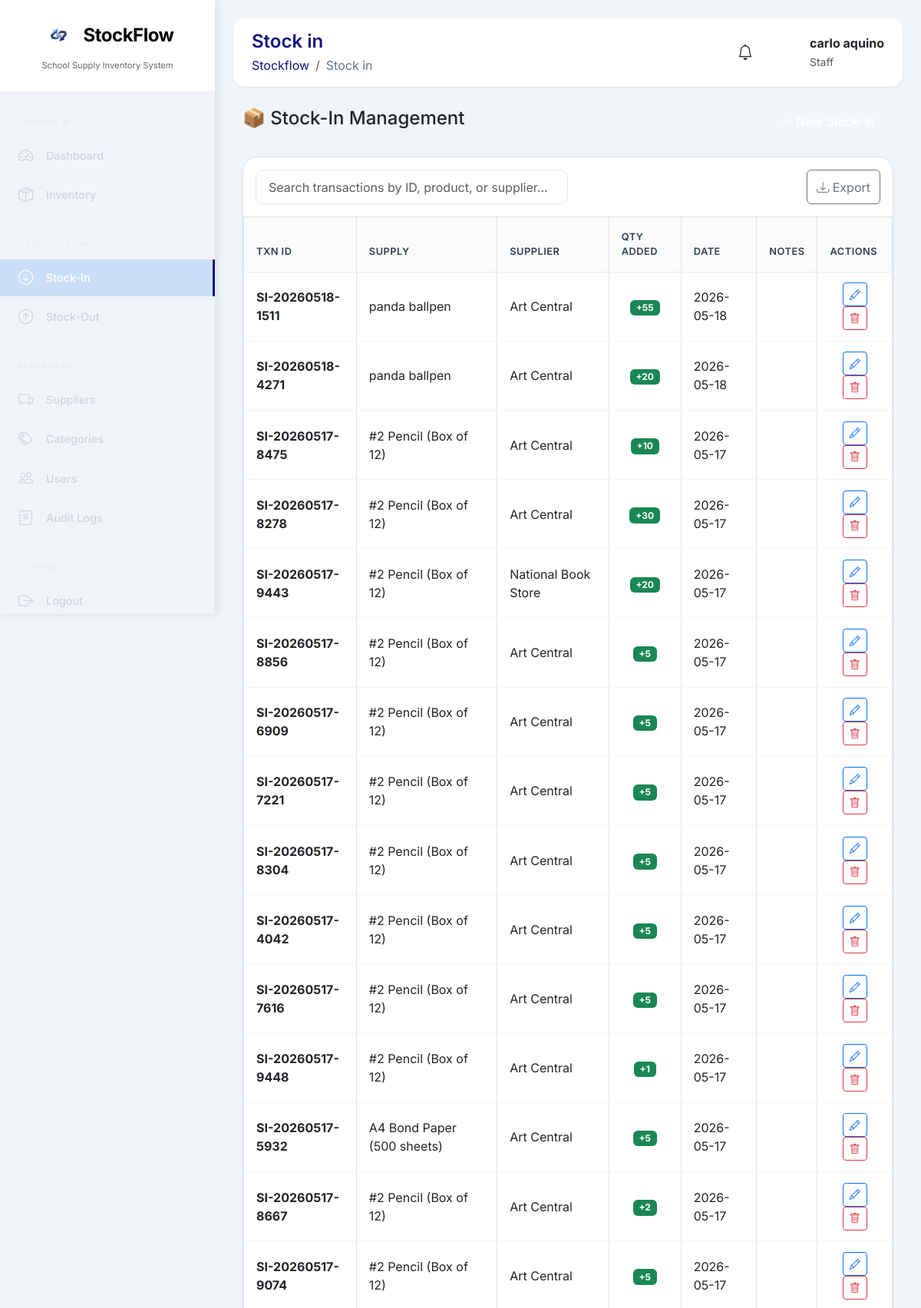
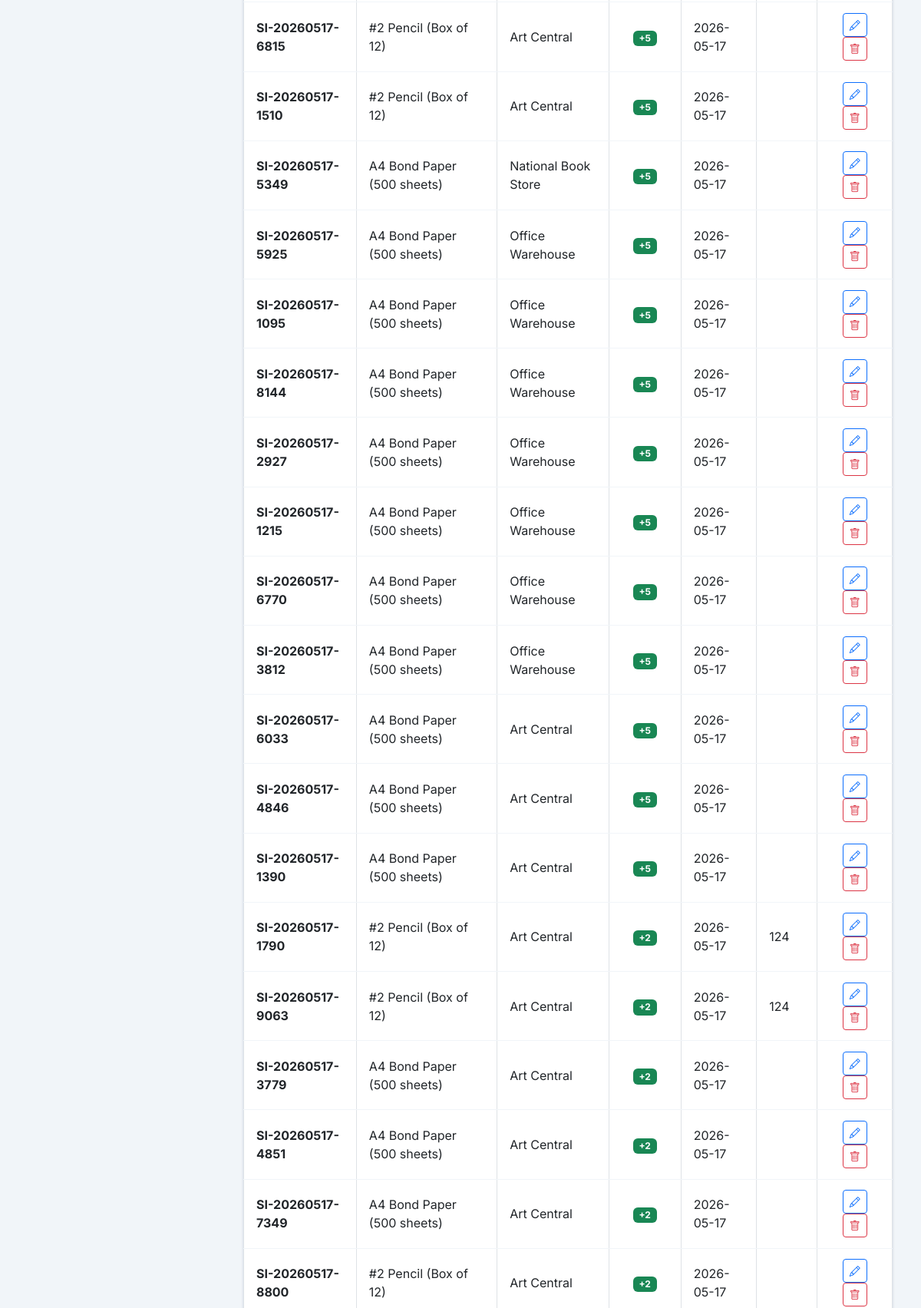
The app's page /index.php?page=stock_in (signed in, upper part) with its own data (2 pictures, top to bottom).
### tables this page shows
CREATE TABLE `stock_in` (
  `id` int(11) NOT NULL,
  `transaction_no` varchar(20) NOT NULL,
  `supply_id` int(11) DEFAULT NULL,
  `supplier_id` int(11) DEFAULT NULL,
  `quantity` int(11) NOT NULL,
  `purchase_order_no` varchar(100) DEFAULT NULL,
  `invoice_no` varchar(100) DEFAULT NULL,
  `remarks` text DEFAULT NULL,
  `received_by` int(11) DEFAULT NULL,
  `date_received` date NOT NULL,
  `created_at` timestamp NOT NULL DEFAULT current_timestamp()
);

CREATE TABLE `school_supplies` (
  `id` int(11) NOT NULL,
  `supply_code` varchar(50) NOT NULL,
  `supply_name` varchar(200) NOT NULL,
  `category_id` int(11) DEFAULT NULL,
  `supplier_id` int(11) DEFAULT NULL,
  `quantity` int(11) DEFAULT 0,
  `unit_price` decimal(10,2) DEFAULT NULL,
  `description` text DEFAULT NULL,
  `status` enum('In Stock','Low Stock','Out of Stock') DEFAULT 'In Stock',
  `low_stock_threshold` int(11) DEFAULT 10,
  `location` varchar(100) DEFAULT NULL COMMENT 'Storage location (e.g., Cabinet A1, Shelf 2)',
  `created_at` timestamp NOT NULL DEFAULT current_timestamp(),
  `updated_at` timestamp NOT NULL DEFAULT current_timestamp() ON UPDATE current_timestamp()
);

CREATE TABLE `suppliers` (
  `id` int(11) NOT NULL,
  `name` varchar(100) NOT NULL,
  `contact_person` varchar(100) DEFAULT NULL,
  `email` varchar(100) DEFAULT NULL,
  `phone` varchar(20) DEFAULT NULL,
  `address` text DEFAULT NULL,
  `is_active` tinyint(1) DEFAULT 1,
  `created_at` timestamp NOT NULL DEFAULT current_timestamp()
);

### index.php (called while the page is built, shortened)
<?php
require_once 'backend/database.php';
$page = isset($_GET['page']) ? $_GET['page'] : 'dashboard';
$allowed_pages = ['dashboard', 'inventory', 'categories', 'suppliers', 'stock_in', 'stock_out', 'users', 'audit_logs', 'notifications'];
$page = in_array($page, $allowed_pages) ? $page : 'dashboard';
?>
<?php include 'frontend/includes/header.php'; ?>
<?php
$page_file = 'frontend/' . $page . '.php';
if (file_exists($page_file)) {
    include $page_file;
} else {
    include 'frontend/dashboard.php';
}
?>
<?php include 'frontend/includes/footer.php'; ?>

### backend/database.php (called while the page is built, shortened)
<?php
function escape($string) {
    return htmlspecialchars($string, ENT_QUOTES, 'UTF-8');
}
?>

### frontend/stock_in.php (the view, shortened to what this page needs)
<?php
$stmt = $pdo->query("SELECT si.*, s.supply_name, sup.name as supplier_name, u.fullname as staff_name
                     FROM stock_in si
                     JOIN school_supplies s ON si.supply_id = s.id
                     JOIN suppliers sup ON si.supplier_id = sup.id
                     JOIN users u ON si.received_by = u.id
                     ORDER BY si.created_at DESC");
$stock_in_records = $stmt->fetchAll();
?>
<link href="https://cdn.jsdelivr.net/npm/sweetalert2@11/dist/sweetalert2.min.css" rel="stylesheet">
<div class="container-fluid">
    <div class="d-flex justify-content-between align-items-center mb-4">
        <h4>📦 Stock-In Management</h4>
        <button class="btn btn-primary-custom" data-bs-toggle="modal" data-bs-target="#addStockInModal">
            <i class="bi bi-plus-lg"></i> New Stock-In
        </button>
    </div>
    <div class="data-table">
        <div class="p-3 d-flex justify-content-between gap-3">
            <input type="text" id="searchStockIn" class="form-control w-50" placeholder="Search transactions by ID, product, or supplier...">
            <button class="btn btn-outline-secondary" onclick="exportToCSV('stockInTable', 'stock_in_report')">
                <i class="bi bi-download"></i> Export
            </button>
        </div>
        <div class="table-responsive">
            <table class="table table-bordered table-hover" id="stockInTable">
                <thead class="table-light">
                    <tr>
                        <th>TXN ID</th>
                        <th>SUPPLY</th>
                        <th>SUPPLIER</th>
                        <th>QTY ADDED</th>
                        <th>DATE</th>
                        <th>NOTES</th>
                        <th>ACTIONS</th>
                    </tr>
                </thead>
                <tbody>
                    <?php if (empty($stock_in_records)): ?>
                    <tr class="text-center">
                        <td colspan="7" class="py-5">
                            <i class="bi bi-inbox fs-1 text-muted"></i>
                            <p class="text-muted mt-2">No stock-in records found</p>
                        </td>
                    </tr>
                    <?php else: ?>
                        <?php foreach ($stock_in_records as $record): ?>
                        <tr id="row-<?php echo $record['id']; ?>">
                            <td class="fw-bold"><?php echo escape($record['transaction_no']); ?></td>
                            <td><?php echo escape($record['supply_name']); ?></td>
                            <td><?php echo escape($record['supplier_name']); ?></td>
                            <td class="text-center">
                                <span class="badge bg-success">+<?php echo number_format($record['quantity']); ?></span>
                            </td>
                            <td><?php echo date('Y-m-d', strtotime($record['date_received'])); ?></td>
                            <td><?php echo escape($record['remarks'] ?? '-'); ?></td>
                            <td class="text-center">
                                <button class="btn btn-sm btn-outline-primary edit-btn"
                                        data-id="<?php echo $record['id']; ?>"
                                        data-supply-id="<?php echo $record['supply_id']; ?>"
                                        data-supply-name="<?php echo escape($record['supply_name']); ?>"
                                        data-supplier-id="<?php echo $record['supplier_id']; ?>"
                                        data-quantity="<?php echo $record['quantity']; ?>"
                                        data-notes="<?php echo escape($record['remarks'] ?? ''); ?>"
                                        data-bs-toggle="modal"
                                        data-bs-target="#editStockInModal"
                                        title="Edit">
                                    <i class="bi bi-pencil"></i>
                                </button>
                                <button class="btn btn-sm btn-outline-danger delete-btn"
                                        data-id="<?php echo $record['id']; ?>"
                                        data-name="<?php echo escape($record['transaction_no']); ?>"
                                        data-supply="<?php echo escape($record['supply_name']); ?>"
                                        title="Delete">
                                    <i class="bi bi-trash"></i>
                                </button>
                            </td>
                        </tr>
                        <?php endforeach; ?>
                    <?php endif; ?>
                </tbody>
            </table>
        </div>
    </div>
</div>

### frontend/assets/css/style.css (style rules this page uses)
* { margin: 0; padding: 0; box-sizing: border-box; font-family: 'Inter', sans-serif; }
body { background: #f1f5f9; overflow-x: hidden; }
.data-table { background: white; border-radius: 20px; overflow: hidden; box-shadow: 0 1px 3px rgba(0, 0, 0, 0.08); border: 1px solid #e2e8f0; }
.data-table th { background: #f8fafc; padding: 1rem; font-weight: 600; color: #334155; border-bottom: 1px solid #e2e8f0; font-size: 0.8rem; text-transform: uppercase; letter-spacing: 0.5px; }
.data-table td { padding: 0.85rem 1rem; vertical-align: middle; border-bottom: 1px solid #f1f5f9; }
.btn-primary-custom { background: linear-gradient(135deg, #13157e); border: none; padding: 0.6rem 1.5rem; border-radius: 12px; color: white; font-weight: 500; transition: all 0.3s ease; }
.form-control, .form-select { border-radius: 10px; border: 1px solid #e2e8f0; padding: 0.6rem 1rem; }

### frontend/includes/header.php (style rules this page uses)
* { margin: 0; padding: 0; box-sizing: border-box; font-family: 'Inter', sans-serif; }
body { background: #f1f5f9; }
.btn-primary-custom { background: linear-gradient(135deg, #13157e); border: none; padding: 0.6rem 1.5rem; border-radius: 12px; color: white; }

### records on screen
stock_in: transaction_no "SI-20260518-1511", supply.supply_name "panda ballpen", supplier.name "Art Central", quantity "55", date_received "2026-05-18"
stock_in: transaction_no "SI-20260518-4271", supply.supply_name "panda ballpen", supplier.name "Art Central", quantity "20", date_received "2026-05-18"
stock_in: transaction_no "SI-20260517-8475", supply.supply_name "#2 Pencil (Box of 12)", supplier.name "Art Central", quantity "10", date_received "2026-05-17"
stock_in: transaction_no "SI-20260517-8278", supply.supply_name "#2 Pencil (Box of 12)", supplier.name "Art Central", quantity "30", date_received "2026-05-17"
stock_in: transaction_no "SI-20260517-9443", supply.supply_name "#2 Pencil (Box of 12)", supplier.name "National Book Store", quantity "20", date_received "2026-05-17"
stock_in: transaction_no "SI-20260517-8856", supply.supply_name "#2 Pencil (Box of 12)", supplier.name "Art Central", quantity "5", date_received "2026-05-17"
stock_in: transaction_no "SI-20260517-6909", supply.supply_name "#2 Pencil (Box of 12)", supplier.name "Art Central", quantity "5", date_received "2026-05-17"
stock_in: transaction_no "SI-20260517-7221", supply.supply_name "#2 Pencil (Box of 12)", supplier.name "Art Central", quantity "5", date_received "2026-05-17"
stock_in: transaction_no "SI-20260517-8304", supply.supply_name "#2 Pencil (Box of 12)", supplier.name "Art Central", quantity "5", date_received "2026-05-17"
stock_in: transaction_no "SI-20260517-4042", supply.supply_name "#2 Pencil (Box of 12)", supplier.name "Art Central", quantity "5", date_received "2026-05-17"
stock_in: transaction_no "SI-20260517-7616", supply.supply_name "#2 Pencil (Box of 12)", supplier.name "Art Central", quantity "5", date_received "2026-05-17"
stock_in: transaction_no "SI-20260517-9448", supply.supply_name "#2 Pencil (Box of 12)", supplier.name "Art Central", quantity "1", date_received "2026-05-17"
stock_in: transaction_no "SI-20260517-5932", supply.supply_name "A4 Bond Paper (500 sheets)", supplier.name "Art Central", quantity "5", date_received "2026-05-17"
stock_in: transaction_no "SI-20260517-8667", supply.supply_name "#2 Pencil (Box of 12)", supplier.name "Art Central", quantity "2", date_received "2026-05-17"
stock_in: transaction_no "SI-20260517-9074", supply.supply_name "#2 Pencil (Box of 12)", supplier.name "Art Central", quantity "5", date_received "2026-05-17"
stock_in: transaction_no "SI-20260517-6815", supply.supply_name "#2 Pencil (Box of 12)", supplier.name "Art Central", quantity "5", date_received "2026-05-17"
stock_in: transaction_no "SI-20260517-1510", supply.supply_name "#2 Pencil (Box of 12)", supplier.name "Art Central", quantity "5", date_received "2026-05-17"
stock_in: transaction_no "SI-20260517-5349", supply.supply_name "A4 Bond Paper (500 sheets)", supplier.name "National Book Store", quantity "5", date_received "2026-05-17"
stock_in: transaction_no "SI-20260517-5925", supply.supply_name "A4 Bond Paper (500 sheets)", supplier.name "Office Warehouse", quantity "5", date_received "2026-05-17"
stock_in: transaction_no "SI-20260517-1095", supply.supply_name "A4 Bond Paper (500 sheets)", supplier.name "Office Warehouse", quantity "5", date_received "2026-05-17"
stock_in: transaction_no "SI-20260517-8144", supply.supply_name "A4 Bond Paper (500 sheets)", supplier.name "Office Warehouse", quantity "5", date_received "2026-05-17"
stock_in: transaction_no "SI-20260517-2927", supply.supply_name "A4 Bond Paper (500 sheets)", supplier.name "Office Warehouse", quantity "5", date_received "2026-05-17"
stock_in: transaction_no "SI-20260517-1215", supply.supply_name "A4 Bond Paper (500 sheets)", supplier.name "Office Warehouse", quantity "5", date_received "2026-05-17"
stock_in: transaction_no "SI-20260517-6770", supply.supply_name "A4 Bond Paper (500 sheets)", supplier.name "Office Warehouse", quantity "5", date_received "2026-05-17"
stock_in: transaction_no "SI-20260517-3812", supply.supply_name "A4 Bond Paper (500 sheets)", supplier.name "Office Warehouse", quantity "5", date_received "2026-05-17"
stock_in: transaction_no "SI-20260517-6033", supply.supply_name "A4 Bond Paper (500 sheets)", supplier.name "Art Central", quantity "5", date_received "2026-05-17"
stock_in: transaction_no "SI-20260517-4846", supply.supply_name "A4 Bond Paper (500 sheets)", supplier.name "Art Central", quantity "5", date_received "2026-05-17"
stock_in: transaction_no "SI-20260517-1390", supply.supply_name "A4 Bond Paper (500 sheets)", supplier.name "Art Central", quantity "5", date_received "2026-05-17"
stock_in: transaction_no "SI-20260517-1790", supply.supply_name "#2 Pencil (Box of 12)", supplier.name "Art Central", quantity "2", date_received "2026-05-17", remarks "124"
stock_in: transaction_no "SI-20260517-9063", supply.supply_name "#2 Pencil (Box of 12)", supplier.name "Art Central", quantity "2", date_received "2026-05-17", remarks "124"
stock_in: transaction_no "SI-20260517-3779", supply.supply_name "A4 Bond Paper (500 sheets)", supplier.name "Art Central", quantity "2", date_received "2026-05-17"
stock_in: transaction_no "SI-20260517-4851", supply.supply_name "A4 Bond Paper (500 sheets)", supplier.name "Art Central", quantity "2", date_received "2026-05-17"
stock_in: transaction_no "SI-20260517-7349", supply.supply_name "A4 Bond Paper (500 sheets)", supplier.name "Art Central", quantity "2", date_received "2026-05-17"
stock_in: transaction_no "SI-20260517-8800", supply.supply_name "#2 Pencil (Box of 12)", supplier.name "Art Central", quantity "2", date_received "2026-05-17"

### other values on screen
str_replace('_', ' ', $_GET['page'] ?? 'Dashboard') "Stock in"
$_SESSION['name'] "carlo aquino"
$_SESSION['role'] "Staff"
